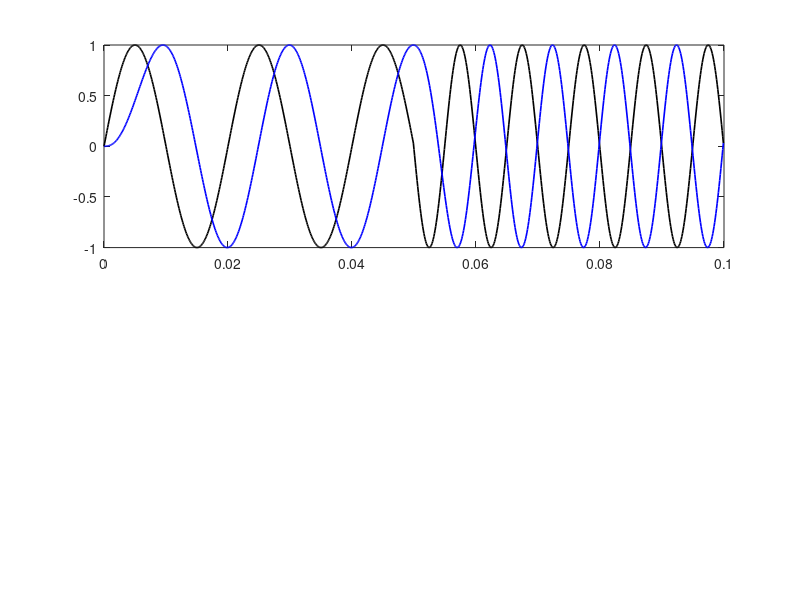

This figure's MATLAB source: (Note: this script raises an error after producing the figure.)
% Ali Behfarnia
% Edited 11/2024
% Goal: Type I PLL

% Notes:
% 1) Two Ref. Frequencies 50 and 100 are followed by the output
% 2) An RC Low pass Filter is used fo loop filter

% ===============
% Parameters for Type-I PLL with RC filter
% ===============
K_PD = 1;                % Phase Detector Gain (V/rad)
R1 = 1;                     % Resistance in the RC filter (ohms)
C1 = 1e-3;                % Capacitance in the RC filter (farads)
K_VCO = 200;          % VCO Gain (rad/s/V)

% ===============
% Simulation parameters
%===============
fs = 1e4;                     % Sampling frequency (Hz)
Ts = 1/fs;                    % Sampling time (s)
N = 1000;                   % Number of samples
t = (0:N-1) * Ts;           % Time vector

% ===============
% Signals
% ===============
f_ref_initial = 50;         % Initial frequency of reference signal (Hz)
f_ref_new = 100;         % New frequency of reference signal (Hz)
change_time = 0.05;   % Time when the frequency changes

% ===============
%  Phase of Signal
% ===============
phi_ref = zeros(1, N);
for n = 2:N
    if t(n) < change_time
        phi_ref(n) = phi_ref(n-1) + 2*pi*f_ref_initial*Ts;      % Initial frequency
    else
        phi_ref(n) = phi_ref(n-1) + 2*pi*f_ref_new*Ts;        % New frequency
    end
end

% ===============
%  Initialization
% ===============
phi_out = zeros(1, N);               % Output phase of PLL
v_cont = zeros(1, N);                % Control voltage fed to the VCO.
v_PD = zeros(1, N);                  % Phase detector (voltage)
v_filter = zeros(1, N);                % Voltage across the RC = v_cont
phase_error = zeros(1, N);       % Phase error

% ===============
%  RC filter coefficient (alpha)
% ===============
alpha = R1 * C1 / (Ts + R1 * C1);

% ===============
% PLL simulation
% ===============
for n = 2:N
    % Phase detector: Compute phase error
    phase_error(n) = phi_ref(n) - phi_out(n-1);

     % Phase detector output
    v_PD(n) = K_PD * phase_error(n);

    % RC filter dynamics
    v_filter(n) = alpha * v_filter(n-1) + (1 - alpha) * v_PD(n);
    
    % Control voltage to VCO
    v_cont(n) = v_filter(n); 

    % VCO: Update output phase
    phi_out(n) = phi_out(n-1) + (K_VCO * v_cont(n) * Ts);
end

% ===============
% Input and Output of PLL
% ===============
ref_signal = sin(phi_ref); % Reference signal
output_signal = sin(phi_out); % Output signal

% ===============
% Plot results
% ===============
figure;
subplot(2, 1, 1);
plot(t, ref_signal, 'k', 'LineWidth', 1.2); hold on;
plot(t, output_signal, 'b', 'LineWidth', 1.2);
xlabel('Time (s)', FontSize=16); ylabel('Amplitude' , FontSize=16);
title('Reference Signal and PLL Output Signal', FontSize=18);
legend('Reference Signal', 'Output Signal');
grid on;
set(gca, 'FontSize', 16);

subplot(2, 1, 2);
plot(t, phase_error, 'r', 'LineWidth', 1.4);
xlabel('Time (s)', FontSize=16); ylabel('Phase Error (rad)',FontSize=16);
title('Phase Error over Time', FontSize=18);
grid on;
set(gca, 'FontSize', 16);